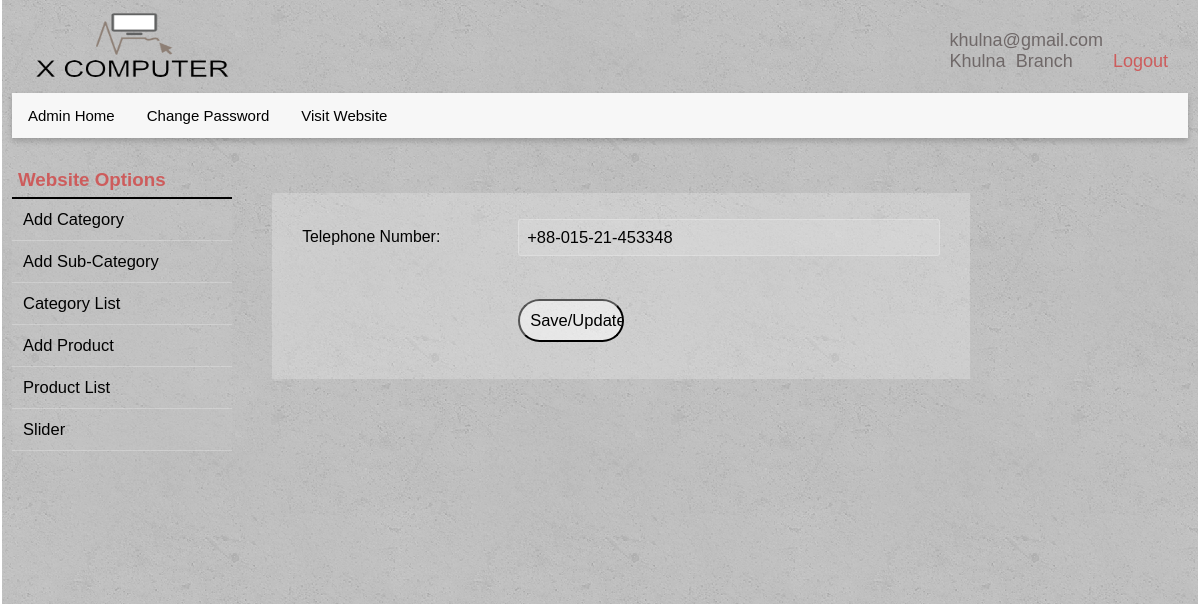
/admin/telephone.php (signed in), run on the app's committed database.
### tables this page shows
CREATE TABLE `links` (
  `id` int(11) NOT NULL DEFAULT '1',
  `title` varchar(50) DEFAULT NULL,
  `press` varchar(255) DEFAULT NULL,
  `app` varchar(255) DEFAULT NULL,
  `copyrightInfo` varchar(100) DEFAULT NULL,
  `aboutUs` varchar(1000) DEFAULT NULL,
  `email` varchar(50) DEFAULT NULL,
  `telephone` varchar(50) DEFAULT NULL,
  `logo` varchar(255) DEFAULT NULL,
  `support` varchar(255) DEFAULT NULL
);

### classes/others.php (called while the page is built, shortened)
<?php
    $filepath = realpath(dirname(__FILE__));
    require_once ($filepath.'/../library/database.php');
?>
<?php
    class others{
        private $db;
        public function __construct(){
            $this->db = new database();
        }
        public function readLink()
        {
            $query = "SELECT * FROM links";
            $result = $this->db->readAllData($query);
            return $result;
        }
        public function getOptions(){
            $query = "SELECT * FROM links WHERE id=?";
            $arr = array(1);
            $result = $this->db->select($query,$arr);
            return $result;
        }
    }
?>

### library/database.php (called while the page is built, shortened)
<?php
$filepath = realpath(dirname(__FILE__));
require ($filepath."/../config/config.php");
class database{
	public function readAllData($query){
		global $pdo;
		$query=$pdo->prepare($query);
		$query->execute();
        if($query->rowCount()>0){
            return $query->fetchAll(PDO::FETCH_ASSOC );
        }
        else{
            return false;
        }
	}
	public function select($query, $arr)
	{
		global $pdo;
		$query=$pdo->prepare($query);
		$query->execute($arr);
		if($query->rowCount()>0){
            return $query->fetchAll(PDO::FETCH_ASSOC );
        }
        else{
            return false;
        }
	}
}
?>

### library/session.php (called while the page is built, shortened)
<?php
class session{
 public static function get($key){
  if (isset($_SESSION[$key])) {
   return $_SESSION[$key];
  } else {
   return false;
  }
 }
}
?>

### admin/telephone.php (the view, shortened to what this page needs)
<?php require '../classes/others.php'; ?>
<?php include 'include/header.php';?>
         <div class="row main-body">
   <?php include 'include/sidebar.php';?>
<?php
    $adLink = new others();
    $readLink = $adLink->readLink();
?>
            <section class="col span-3-of-5 content-body">
                <div class="row">
                <form method="post" action="<?php echo htmlspecialchars($_SERVER["PHP_SELF"]);?>" class="content-form">
                    <div class="row">
                        <div class="col span-1-of-3 label">
                            <label for="telephone">Telephone Number:</label>
                        </div>
                        <div class="col span-2-of-3">
                            <input type="text" name="telephone" id="telephone" placeholder="Enter telephone" <?php if($readLink[0]['telephone']){ ?> value="<?php echo $readLink[0]['telephone'];?>" <?php } ?>>
                        </div>
                    </div>
                    <div class="row">
                        <div class="col span-1-of-3 label">
                            <label>&nbsp;</label>
                        </div>
                        <div class="col span-2-of-3">
                            <input type="submit" value="Save/Update">
                        </div>
                    </div>
                </form>
            </div>
       </section>
    </div>
<?php include 'include/footer.php';?>

### admin/include/header.php (shortened to what this page needs)
<?php
    require '../library/session.php';
?>
<!DOCTYPE html>
<html lang="en">
    <head>
        <link rel="stylesheet" type="text/css" href="../vendors/css/normalize.css">
        <link rel="stylesheet" type="text/css" href="../vendors/css/grid.css">
        <link rel="stylesheet" type="text/css" href="../vendors/css/ionicons.min.css">
        <link rel="stylesheet" type="text/css" href="vendors/css/scrollTable.css">
        <link rel="stylesheet" type="text/css" href="resources/css/style2.css">
    </head>
    <body>
    <?php
        $option = new others();
        $result = $option->getOptions();
    ?>
<header>
    <div class="logo">
       <img src="<?php if($result[0]['logo']){echo $result[0]['logo'];} ?>" alt="logo" class="main-logo">
   </div>
  <div class="admin-welcome">
      <p><?php echo session::get('adminEmail'); ?><?php if(session::get('adminBranch') != "0"){ ?><br><?php echo session::get('adminBranch'); }?></p>
      <a href="?action=logout">Logout</a>
  </div>
    <ul>
      <li><a class="homeButton" href="index.php">Admin Home</a></li>
      <li class="dropdown">
        <a href="changePassword.php" class="dropbtn">Change Password</a>
      </li>
      <li class="dropdown">
        <a href="../index.php" class="dropbtn" target="_blank">Visit Website</a>
      </li>
    </ul>
</header>

### admin/resources/css/style2.css (style rules this page uses)
* { margin: 0; padding: 0; box-sizing: border-box; }
html { background-color: white; color: #6f6868; font-family: Arial, "Source Sans Pro", sans-serif; font-weight: 100; font-size: 15px; text-rendering: optimizeLegibility; }
body { margin: auto 2px; padding-left: 10px; padding-right: 10px; background-color: #e2e2e2; background-image: linear-gradient(rgba(0, 0, 0, 0.2), rgba(0, 0, 0, 0.2)), url(img/2.png); background-attachment: fixed; }
header { background-color: white; background-image: linear-gradient(rgba(0, 0, 0, 0.2), rgba(0, 0, 0, 0.2)), url(img/2.png); background-attachment: fixed; }
.main-logo { height: 70px; width: 200px; margin-left: 10px; margin-right: 10px; }
input { margin-top: 30px; padding-left: 0; }
.logo, .branch-link, .support { display: inline-block; float: left; margin: 10px 10px; font-size: 85%; }
.admin-welcome { float: right; margin-top: 30px; margin-right: 20px; font-size: 120%; word-spacing: 5px; }
.admin-welcome p { display: inline-block; }
.admin-welcome a { text-decoration: none; color: indianred; }
ul { list-style-type: none; margin: 0; margin-bottom: 5px; padding: 0; overflow: hidden; background-color: #F7F7F7; box-shadow: 0 3px 6px 0 rgba(0,0,0,0.2); overflow: auto; }
li { float: left; }
li a:link, li a:visited, .dropbtn:link, .dropbtn:visited { font-weight: 300; display: inline-block; background-color: #F7F7F7; color: black; text-align: center; padding: 14px 16px; border-bottom: none; text-decoration: none; transition: background-color .1s, color .1s; }
.homeButton { color: #43AAD8; font-weight: 500; }
.content-form { width: 100%; margin: 0 auto; font-size: 110%; }
.content-body { background-color: rgba(255, 255, 255, 0.21); padding: 30px; margin: 50px auto; margin-left: 20px; }
.label { margin-top: 15px; color: black; font-size: 96%; }
.content-body input[type=text], .content-body input[type=url], .content-body input[type=email], .content-body input[type=password], select, textarea { margin: 0 0; width: 100%; padding: 8px; border-radius: 3px; border: 1px solid rgba(255, 255, 255, 0.23); background-color: rgba(235, 235, 235, 0.24); }
input[type=submit] { padding: 10px; width: 25%; color: black; background-color: rgba(255, 255, 255, 0.52); font-weight: 300; border-radius: 100px; }
.content-body { padding-top: 20px; }

### data on the page
links: logo (picture), telephone "+88-015-21-453348"

### other printed values
session::get('adminEmail') "khulna@gmail.com"
session::get('adminBranch') "Khulna Branch"
